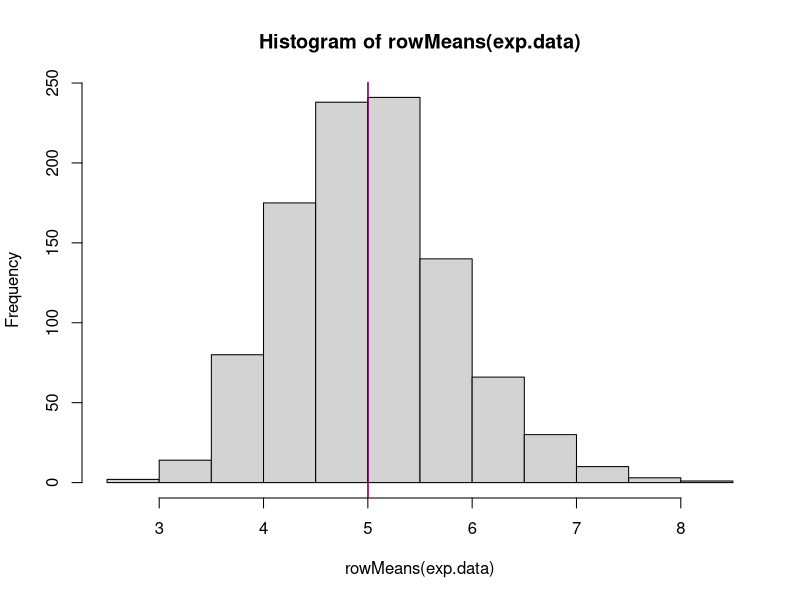
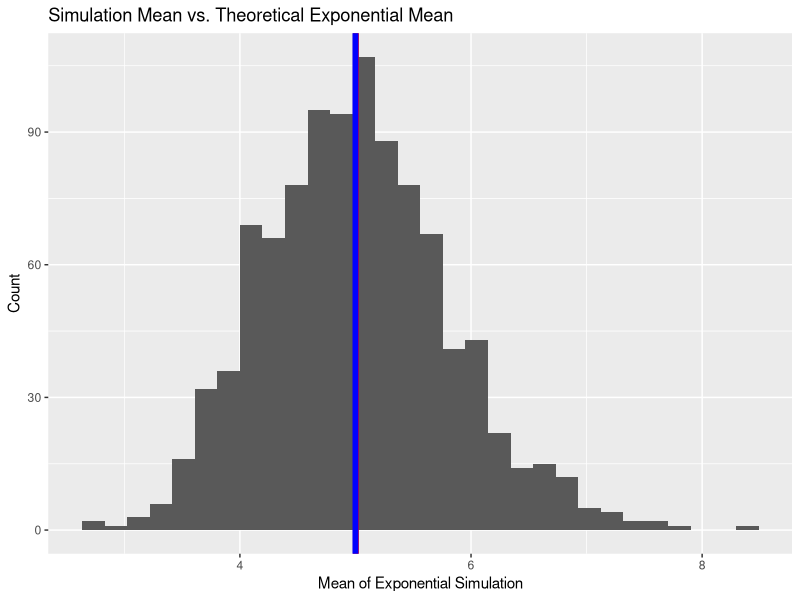
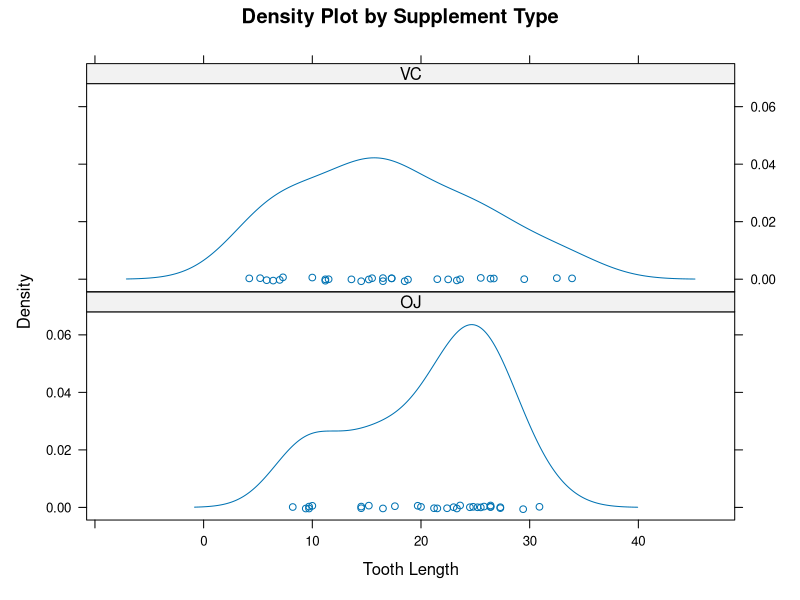
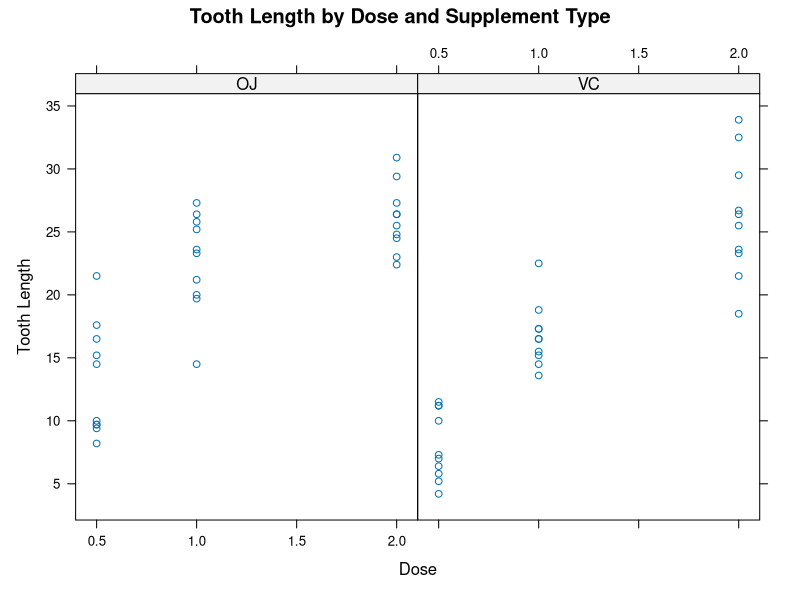

These figures' R source, in order: (Note: this script raises an error after producing the figures.)
exp.data <- data.frame()
i = 1
while(i <= 1000){
  exp.data <- rbind(exp.data,rexp(40,.2))
  i = i + 1
}

hist(rowMeans(exp.data),breaks=20)
abline(v=mean(rowMeans(exp.data)),col='red')
abline(v=5,col='blue')

mean(rowMeans(exp.data))
library(ggplot2)

ggplot(exp.data,aes(x=rowMeans(exp.data))) + 
  geom_histogram() + 
  geom_vline(xintercept = mean(rowMeans(exp.data)),color='red',size=2) +
  geom_vline(xintercept = 5,color='blue',size=2) +
  xlab('Mean of Exponential Simulation') +
  ylab('Count') +
  ggtitle('Simulation Mean vs. Theoretical Exponential Mean')

var(rowMeans(exp.data))
(1/.2)^2/40

coverage <- apply(exp.data,1,function(x) {
  ll <- mean(x) - 1.96*5/sqrt(40)
  ul <- mean(x) + 1.96*5/sqrt(40)
  mean(ll<5 & ul>5)
})

sum(coverage)/1000


library(lattice)
with(ToothGrowth,densityplot(~ len|supp, 
            main="Density Plot by Supplement Type",
            xlab="Tooth Length", 
            layout=c(1,2)))

with(ToothGrowth,xyplot(len ~ dose|supp, 
            main="Tooth Length by Dose and Supplement Type",
            xlab="Dose", 
            ylab="Tooth Length",
            layout=c(2,1)))

library(psych)
library(knitr)
kable(describe(ToothGrowth))

kable(describeBy(ToothGrowth,ToothGrowth$supp)[[1]])
kable(describeBy(ToothGrowth,ToothGrowth$supp)[[2]])

with(ToothGrowth, t.test(len ~ supp, paired = FALSE))

TG.sub.1 <- subset(ToothGrowth, dose %in% c(0.5, 1))
TG.sub.2 <- subset(ToothGrowth, dose %in% c(0.5, 2))
TG.sub.3 <- subset(ToothGrowth, dose %in% c(1, 2))

with(TG.sub.1, t.test(len ~ supp, paired = FALSE))
with(TG.sub.2, t.test(len ~ supp, paired = FALSE))
with(TG.sub.3, t.test(len ~ supp, paired = FALSE))

TG.sub.OJ.1 <- subset(ToothGrowth, supp == 'OJ' & dose %in% c(0.5, 1))
TG.sub.OJ.2 <- subset(ToothGrowth, supp == 'OJ' & dose %in% c(0.5, 2))
TG.sub.OJ.3 <- subset(ToothGrowth, supp == 'OJ' & dose %in% c(1, 2))

